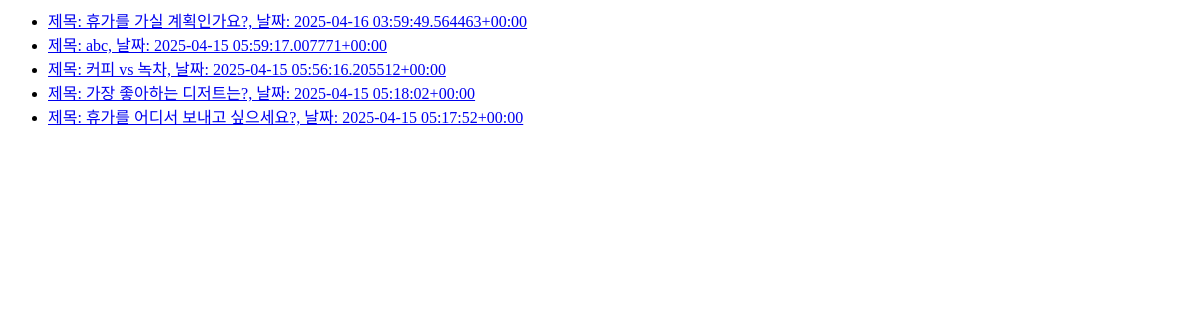
/polls/, run on an earlier commit of the app's database.
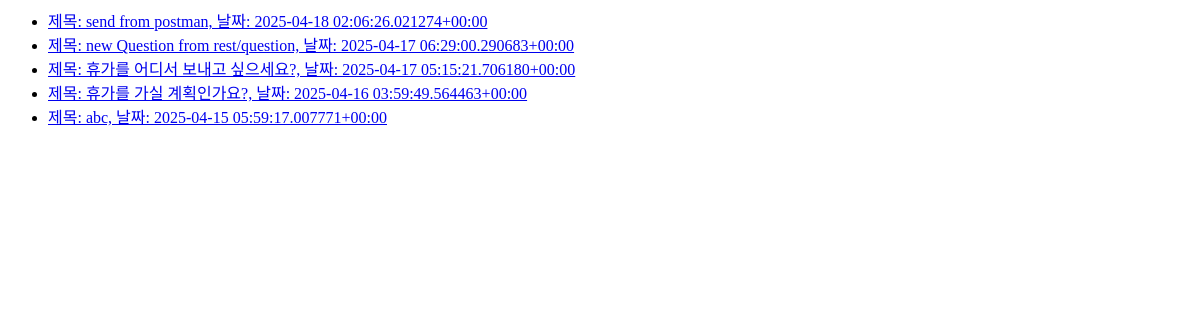
And on a later commit of the database.
### polls/models.py (models this page shows)
class Question(models.Model):
    question_text = models.CharField(max_length=200)
    pub_date = models.DateTimeField(auto_now_add=True)
    owner = models.ForeignKey('auth.User',related_name='questions' ,on_delete=models.CASCADE, null=True)
    @admin.display(boolean=True,ordering='pub_date',description='최근생성')
    def was_published_recently(self):
        return self.pub_date >= timezone.now() - datetime.timedelta(days=1)
    def __str__(self):
        if self.was_published_recently():
            new_badge = 'NEW!!!'
        else:
            new_badge = ''
        return f'{new_badge} 제목: {self.question_text}, 날짜: {self.pub_date}'

### polls/views.py (the view)
# urls.py: path('', views.index,name="index"),
def index(request):
    question_list = Question.objects.order_by('-pub_date')[:5]
    context = {'question_list': question_list}
    return render(request, 'index.html', context)

### polls/templates/index.html
{% if question_list %}
<ul>
    {% for question in question_list %}
        <li><a href="{% url 'questions:detail' question.id %}">{{question}}</a></li>
    {% endfor %}
</ul>
{% else %}
<p>no question</p>
{% endif %}

What changed in the data, as far as the page shows it:
no longer on this page (row unchanged): Question: pub_date+question_text "제목: 커피 vs 녹차, 날짜: 2025-04-15 05:56:16.205512+00:00"
no longer on this page (row unchanged): Question: pub_date+question_text "제목: 가장 좋아하는 디저트는?, 날짜: 2025-04-15 05:18:02+00:00"
no longer on this page (row unchanged): Question: pub_date+question_text "제목: 휴가를 어디서 보내고 싶으세요?, 날짜: 2025-04-15 05:17:52+00:00"
added Question: pub_date+question_text "제목: send from postman, 날짜: 2025-04-18 02:06:26.021274+00:00"
added Question: pub_date+question_text "제목: new Question from rest/question, 날짜: 2025-04-17 06:29:00.290683+00:00"
added Question: pub_date+question_text "제목: 휴가를 어디서 보내고 싶으세요?, 날짜: 2025-04-17 05:15:21.706180+00:00"
